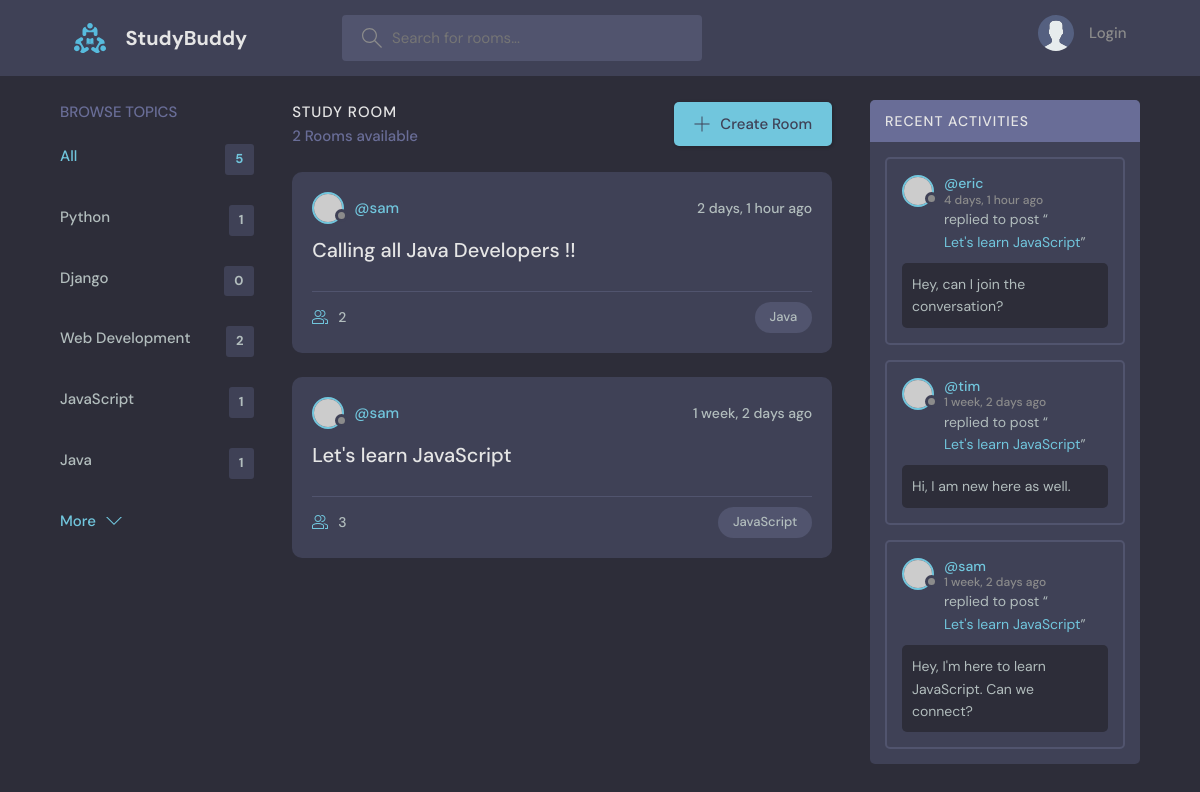
Screenshot of /?q=Java with the database file from the repository.
### base/models.py (models this page shows, shortened)
class Topic(models.Model):
    name=models.CharField(max_length=200)

class Room(models.Model):
    host = models.ForeignKey(User, on_delete=models.SET_NULL, null=True, blank=True)
    topic=models.ForeignKey(Topic, on_delete=models.SET_NULL, null=True, blank=True)
    name=models.CharField(max_length=200)
    description=models.TextField(null=True,blank=True)
    participants=models.ManyToManyField(User, related_name='participants',blank=True)
    updated=models.DateTimeField(auto_now=True)
    created=models.DateTimeField(auto_now_add=True)
    class Meta:
        ordering=['-updated','-created']
    def __str__(self):
        return self.name

class Message (models.Model):
    user=models.ForeignKey(User, on_delete=models.CASCADE)
    room =models.ForeignKey(Room, on_delete=models.CASCADE)
    body=models.TextField()
    updated=models.DateTimeField(auto_now=True)
    created=models.DateTimeField(auto_now_add=True)
    class Meta:
        ordering=['-updated','-created']
    def __str__(self):
        return self.body[0:50]

### base/views.py (the view)
# urls.py: path('', views.home, name='home'),
def home(request):
    q = request.GET.get('q') if request.GET.get('q') != None else ''
    rooms = Room.objects.filter(Q(topic__name__icontains=q) & Q(
        name__icontains=q) | Q(description__icontains=q))
    topics = Topic.objects.all()[0:5]
    room_count = rooms.count()
    room_messages = Message.objects.filter(Q(room__topic__name__icontains=q))
    context = {
        'rooms': rooms,
        'topics': topics,
        'room_count': room_count,
        'room_messages': room_messages
    }
    return render(request, 'base/home.html', context)

### base/templates/base/home.html (shortened to what this page needs)
{% extends 'main.html' %}
{% block content%}
    <main class="layout layout--3">
      <div class="container">
          {% include 'base/topics_component.html' %}
        <div class="roomList">
          <div class="roomList__header">
            <div>
              <h2>Study Room</h2>
              <p>{{room_count}} Rooms available</p>
            </div>
            <a class="btn btn--main" href="{% url 'create-room' %}">
              <svg version="1.1" xmlns="http://www.w3.org/2000/svg" width="32" height="32" viewBox="0 0 32 32">
                <title>add</title>
                <path
                  d="M16.943 0.943h-1.885v14.115h-14.115v1.885h14.115v14.115h1.885v-14.115h14.115v-1.885h-14.115v-14.115z"
                ></path>
              </svg>
              Create Room
            </a>
          </div>
       {% include 'base/feed_component.html' %}
        </div>
         {% include 'base/activity_component.html' %}
      </div>
    </main>
{% endblock %}

### base/templates/base/topics_component.html
<div class="topics">
	<div class="topics__header">
		<h2>Browse Topics</h2>
	</div>
	<ul class="topics__list">
		<li>
			<a href="{% url 'home' %}" class="active">All <span>{{topics.count}}</span></a>
		</li>
		{% for topic in topics %}
		<li>
				<a href="{% url 'home' %}?q={{topic.name}}">{{topic.name}}<span>{{topic.room_set.all.count}}</span></a>
		</li>
		{% endfor %}
	</ul>
	<a class="btn btn--link" href="{% url 'topics' %}">
		More
		<svg version="1.1" xmlns="http://www.w3.org/2000/svg" width="32" height="32" viewBox="0 0 32 32">
			<title>chevron-down</title>
			<path d="M16 21l-13-13h-3l16 16 16-16h-3l-13 13z"></path>
		</svg>
	</a>
</div>

### base/templates/base/feed_component.html (shortened to what this page needs)
{% for room in rooms %}
<div class="roomListRoom">
	<div class="roomListRoom__header">
		<a href="{% url 'user-profile' room.host.id %}" class="roomListRoom__author">
			<div class="avatar avatar--small">
				<img src="https://randomuser.me/api/portraits/women/11.jpg" />
			</div>
			<span>@{{room.host.username}}</span>
		</a>
		<div class="roomListRoom__actions">
			<span>{{room.created|timesince}} ago</span>
		</div>
	</div>
	<div class="roomListRoom__content">
		<a href="{%url 'room' room.id %}">{{room.name}}</a>
	</div>
	<div class="roomListRoom__meta">
		<a href="{% url 'room' room.id %}" class="roomListRoom__joined">
		{{room.participants.all.count}}
		</a>
		<p class="roomListRoom__topic">{{room.topic.name}}</p>
	</div>
</div>
{% endfor %}

### base/templates/base/activity_component.html (shortened to what this page needs)
<div class="activities">
	<div class="activities__header">
		<h2>Recent Activities</h2>
	</div>
	{% for message in room_messages %}
	<div class="activities__box">
		<div class="activities__boxHeader roomListRoom__header">
			<a
				href="{% url 'user-profile' message.user.id %}"
				class="roomListRoom__author">
				<div class="avatar avatar--small">
					<img src="https://randomuser.me/api/portraits/women/11.jpg" />
				</div>
				<p>
					@{{message.user}}
					<span>{{message.created|timesince}} ago</span>
				</p>
			</a>
		</div>
		<div class="activities__boxContent">
			<p>
				replied to post “<a href="{% url 'room' message.room.id %}">{{message.room}}</a>”
			</p>
			<div class="activities__boxRoomContent">
				{{message.body}}
			</div>
		</div>
	</div>
	{% endfor %}
</div>

### rows the page displays
Topic: name "Python", room_set.all.count "1"
Topic: name "Django", room_set.all.count "0"
Topic: name "Web Development", room_set.all.count "2"
Topic: name "JavaScript", room_set.all.count "1"
Topic: name "Java", room_set.all.count "1"
Room: host.username "sam", created "2 days, 1 hour", name "Calling all Java Developers !!", participants.all.count "2", topic.name "Java"
Room: host.username "sam", created "1 week, 2 days", name "Let's learn JavaScript", participants.all.count "3", topic.name "JavaScript"
Message: user "eric", created "4 days, 1 hour", room "Let's learn JavaScript", body "Hey, can I join the conversation?"
Message: user "tim", created "1 week, 2 days", room "Let's learn JavaScript", body "Hi, I am new here as well."
Message: user "sam", created "1 week, 2 days", room "Let's learn JavaScript", body "Hey, I'm here to learn JavaScript. Can we connect?"

### other values shown
{{ topics.count }} "5"
{{ room_count }} "2"
